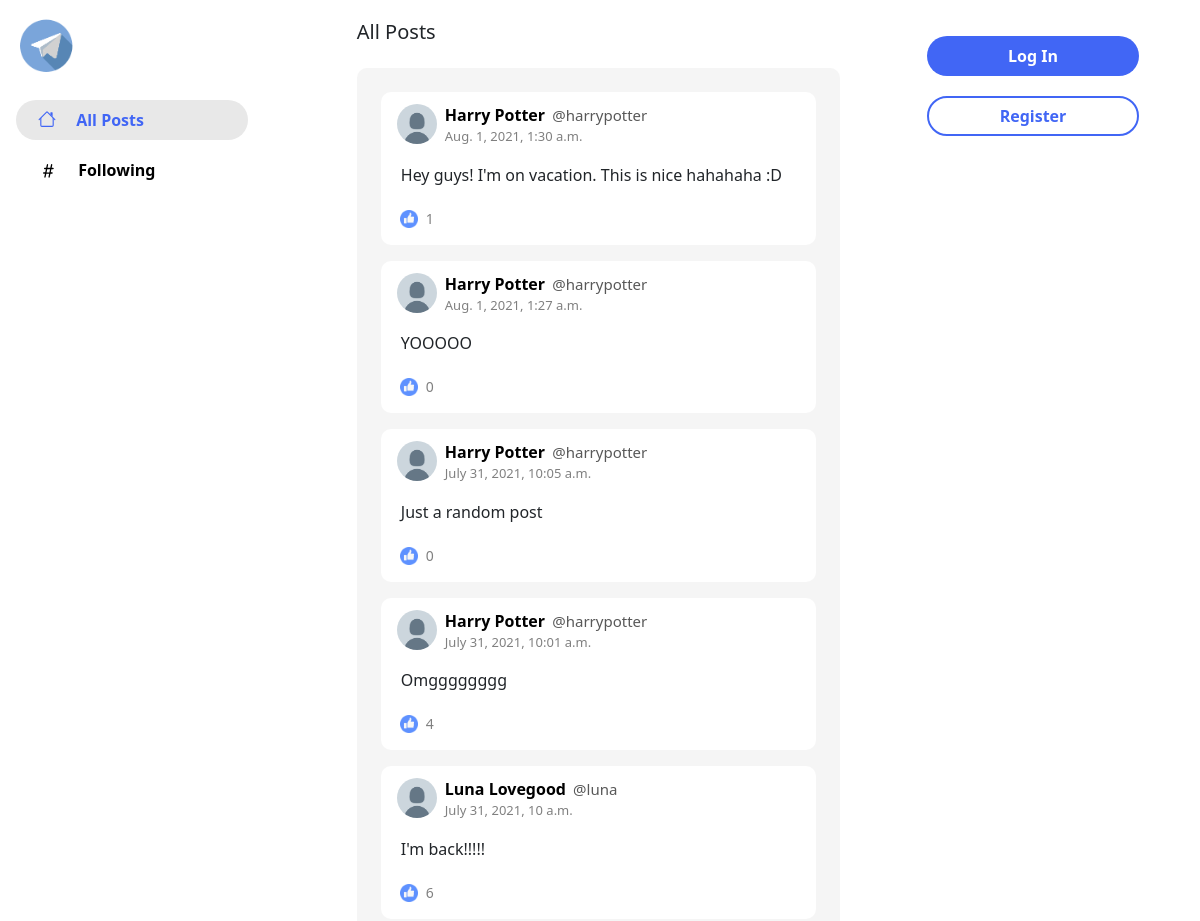
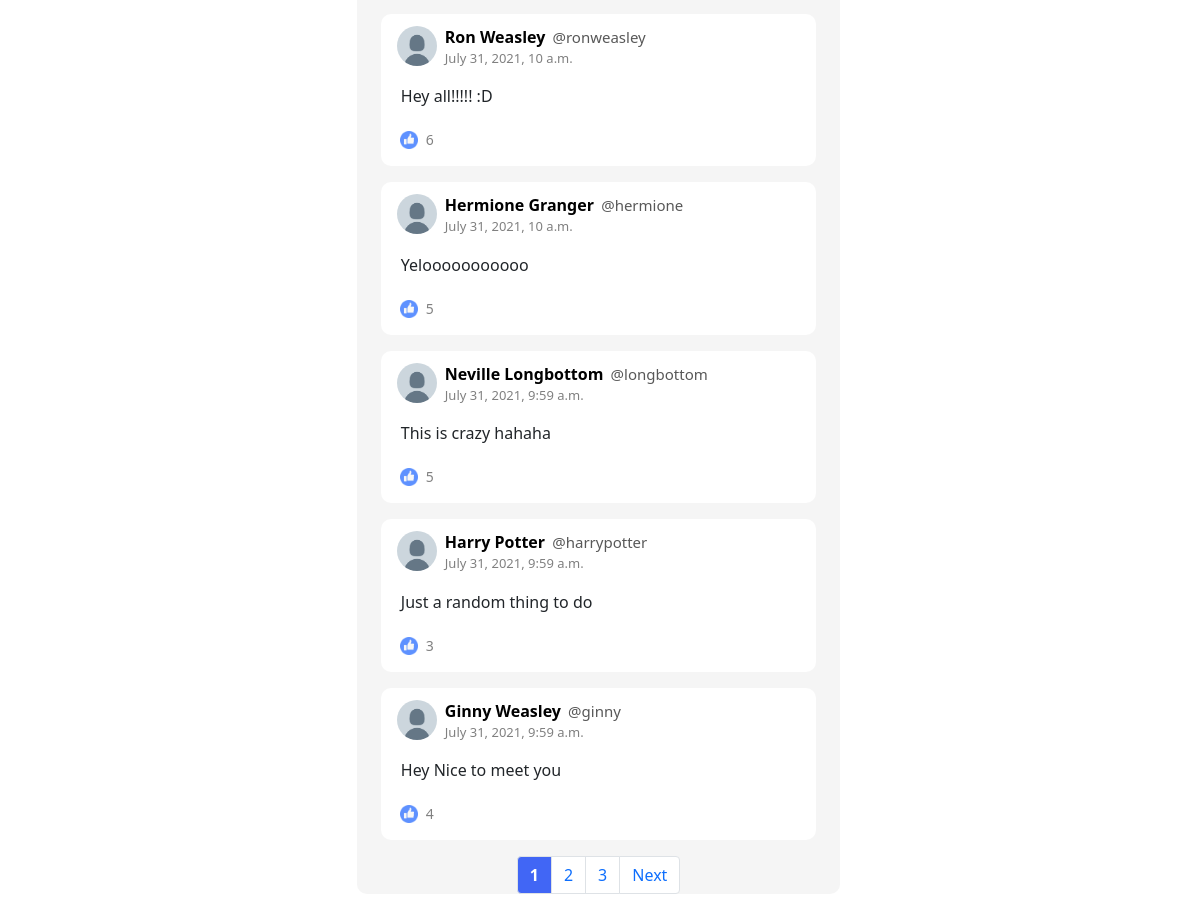
The page / on the database its author committed (2 pictures, top to bottom).
### network/models.py (models this page shows, shortened)
class Post(models.Model):
    creator = models.ForeignKey("User", on_delete=models.CASCADE, related_name="post")
    content = models.TextField(blank=True)
    timestamp = models.DateTimeField(auto_now_add=True)
    likes = models.ManyToManyField("User", related_name="post_liked", blank=True)

class User(AbstractUser):
    pass

### network/views.py (the view)
# urls.py: path("", views.index, name="index"),
def index(request):
    page_title = "All Posts"
    everyPost = Post.objects.all()
    posts = everyPost.order_by("-timestamp")
    paginator = Paginator(posts, 10)
    page_number = request.GET.get('page')
    page_obj = paginator.get_page(page_number)
    paginator_maxRange = 3
    if paginator.num_pages >= paginator_maxRange:
        if page_obj.number == 1:
            page_range = range(page_obj.number, page_obj.number + paginator_maxRange)
        elif page_obj.number == paginator.num_pages:
            lastPage_range = paginator.num_pages + 1
            page_range = range(lastPage_range - paginator_maxRange, lastPage_range)
        else:
            page_range = range(page_obj.number - 1, page_obj.number + 2)
    elif 0 < paginator.num_pages < paginator_maxRange:
        page_range = range(1, paginator.num_pages + 1)
    return render(request, "network/index.html", {
        "posts": page_obj,
        "page_title": page_title,
        "allPosts_view": True,
        "page_range": page_range,
    })

### network/templates/network/index.html (shortened to what this page needs)
{% extends "network/layout.html" %}
{% load static %}
{% block body %}
    <div id="page-header">
        <h5 class="mt-1 mb-4">{{ page_title }}</h5>
    </div>
    {% if not message %}
    <div id="page-body" class="my-4 px-4 py-2 page-body-style">
        {% for post in posts %}
            <div id="post-id{{ post.id }}" class="post_content w-100 my-3 px-3">
                <div class="d-flex flex-row">
                    <img class="post-icon me-2" src="{% static 'network/Default_User_Icon.png' %}" onerror="this.src='/static/network/Default_User_Icon.png';" alt=".."/>
                    <div class="post-info">
                        <span class="post-person"><a class="person-link" href="{% url 'userProfile' name=post.creator %}">{{ post.creator.first_name }} {{ post.creator.last_name }}</a></span>
                        <span class="post-username">@{{ post.creator }}</span>
                        <p class="post-time">{{ post.timestamp }}</p>
                    </div>
                </div>
                <div id="post-content-id{{ post.id }}">
                    <p id="post-content-body-id{{ post.id }}" class="post-body my-0 mx-1">{{ post.content }}</p>
                </div>
                <div id="no-of-likes-id{{ post.id }}" class="d-flex flex-row mt-2">
                    <img class="like-icon" src="{% static 'network/Like.png' %}" onerror="this.src='/static/network/Like.png';" alt=".."/>
                    <p class="no_of_likes">{{ post.likes.all.count }}</p>
                </div>
            </div>
        {% endfor %}
        <div class="d-flex justify-content-center">
            <nav aria-label="Page navigation example">
                <ul id="pagination_range" class="pagination" value="{{ posts.number }}">
                {% if allPosts_view %}
                    {% for no_page in page_range %}
                        <li class="page-item"><a id="page-{{ no_page }}" class="page-link" href="?page={{ no_page }}">{{ no_page }}</a></li>
                    {% endfor %}
                    {% if posts.has_next %}
                        <li class="page-item"><a class="page-link" href="?page={{ posts.next_page_number }}">Next</a></li>
                    {% endif %}
                {% endif %}
                </ul>
            </nav>
        </div>
    </div>
    {% endif %}
{% endblock %}

### network/static/network/styles.css (style rules this page uses)
html, body { height: 100%; width: 100%; }
.page-body-style { display: block; border-radius: 10px; background-color: #F5F5F5; overflow-y: scroll; height: 85vh; }
.post_content { background-color: white; border-radius: 10px; }
.post-icon { height: 40px; width: 40px; border-radius: 50%; margin-top: 12px; }
.post-person { font-weight: bold; font-size: 16px; }
.person-link, .person-link:hover { color: black; text-decoration: none; }
.post-username { color: #585858; font-size: 15px; margin-left: 3px; }
.post-time { color: #808080; font-size: 13px; }
.post-info { display: block; margin-top: 11px; }
.post-body { display: block; width: 100%; word-wrap: break-word; padding-right: 10px; }
.like-icon { height: 18px; width: 18px; margin-top: 15px; margin-left: 3px; }
.no_of_likes { margin-top: 13px; margin-left: 8px; color: grey; font-size: 14px; }

### rows shown on the page
Post: creator.first_name "Harry", creator.last_name "Potter", creator "harrypotter", timestamp "Aug. 1, 2021, 1:30 a.m.", content "Hey guys! I'm on vacation. This is nice hahahaha :D", likes.all.count "1"
Post: creator.first_name "Harry", creator.last_name "Potter", creator "harrypotter", timestamp "Aug. 1, 2021, 1:27 a.m.", content "YOOOOO", likes.all.count "0"
Post: creator.first_name "Harry", creator.last_name "Potter", creator "harrypotter", timestamp "July 31, 2021, 10:05 a.m.", content "Just a random post", likes.all.count "0"
Post: creator.first_name "Harry", creator.last_name "Potter", creator "harrypotter", timestamp "July 31, 2021, 10:01 a.m.", content "Omgggggggg", likes.all.count "4"
Post: creator.first_name "Luna", creator.last_name "Lovegood", creator "luna", timestamp "July 31, 2021, 10 a.m.", content "I'm back!!!!!", likes.all.count "6"
Post: creator.first_name "Ron", creator.last_name "Weasley", creator "ronweasley", timestamp "July 31, 2021, 10 a.m.", content "Hey all!!!!! :D", likes.all.count "6"
Post: creator.first_name "Hermione", creator.last_name "Granger", creator "hermione", timestamp "July 31, 2021, 10 a.m.", content "Yelooooooooooo", likes.all.count "5"
Post: creator.first_name "Neville", creator.last_name "Longbottom", creator "longbottom", timestamp "July 31, 2021, 9:59 a.m.", content "This is crazy hahaha", likes.all.count "5"
Post: creator.first_name "Harry", creator.last_name "Potter", creator "harrypotter", timestamp "July 31, 2021, 9:59 a.m.", content "Just a random thing to do", likes.all.count "3"
Post: creator.first_name "Ginny", creator.last_name "Weasley", creator "ginny", timestamp "July 31, 2021, 9:59 a.m.", content "Hey Nice to meet you", likes.all.count "4"

### other values the page prints
{{ page_title }} "All Posts"
{{ no_page }} "1" "2" "3"
